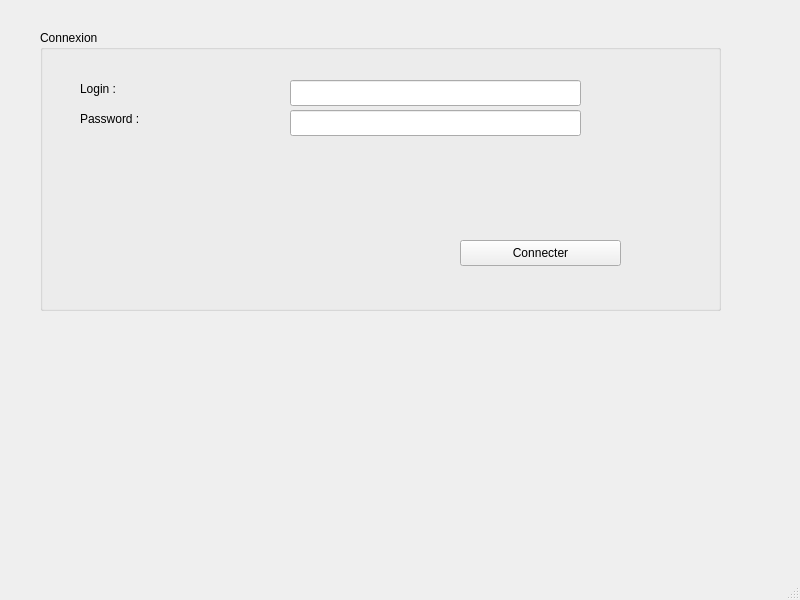
<?xml version="1.0" encoding="UTF-8"?>
<ui version="4.0">
 <class>MainWindow</class>
 <widget class="QMainWindow" name="MainWindow">
  <property name="geometry">
   <rect>
    <x>0</x>
    <y>0</y>
    <width>800</width>
    <height>600</height>
   </rect>
  </property>
  <property name="windowTitle">
   <string>MainWindow</string>
  </property>
  <widget class="QWidget" name="centralwidget">
   <widget class="QLabel" name="status">
    <property name="geometry">
     <rect>
      <x>10</x>
      <y>490</y>
      <width>781</width>
      <height>41</height>
     </rect>
    </property>
    <property name="font">
     <font>
      <pointsize>16</pointsize>
      <bold>true</bold>
     </font>
    </property>
    <property name="text">
     <string/>
    </property>
   </widget>
   <widget class="QGroupBox" name="groupBox">
    <property name="geometry">
     <rect>
      <x>40</x>
      <y>30</y>
      <width>681</width>
      <height>281</height>
     </rect>
    </property>
    <property name="title">
     <string>Connexion</string>
    </property>
    <widget class="QLabel" name="label">
     <property name="geometry">
      <rect>
       <x>40</x>
       <y>50</y>
       <width>131</width>
       <height>18</height>
      </rect>
     </property>
     <property name="text">
      <string>Login :</string>
     </property>
    </widget>
    <widget class="QLabel" name="label_2">
     <property name="geometry">
      <rect>
       <x>40</x>
       <y>80</y>
       <width>131</width>
       <height>18</height>
      </rect>
     </property>
     <property name="text">
      <string>Password :</string>
     </property>
    </widget>
    <widget class="QLineEdit" name="le_login">
     <property name="geometry">
      <rect>
       <x>250</x>
       <y>50</y>
       <width>291</width>
       <height>26</height>
      </rect>
     </property>
    </widget>
    <widget class="QLineEdit" name="le_password">
     <property name="geometry">
      <rect>
       <x>250</x>
       <y>80</y>
       <width>291</width>
       <height>26</height>
      </rect>
     </property>
    </widget>
    <widget class="QPushButton" name="pb_connect">
     <property name="geometry">
      <rect>
       <x>420</x>
       <y>210</y>
       <width>161</width>
       <height>26</height>
      </rect>
     </property>
     <property name="text">
      <string>Connecter</string>
     </property>
    </widget>
   </widget>
  </widget>
  <widget class="QMenuBar" name="menubar">
   <property name="geometry">
    <rect>
     <x>0</x>
     <y>0</y>
     <width>800</width>
     <height>21</height>
    </rect>
   </property>
  </widget>
  <widget class="QStatusBar" name="statusbar"/>
 </widget>
 <resources/>
 <connections/>
</ui>
